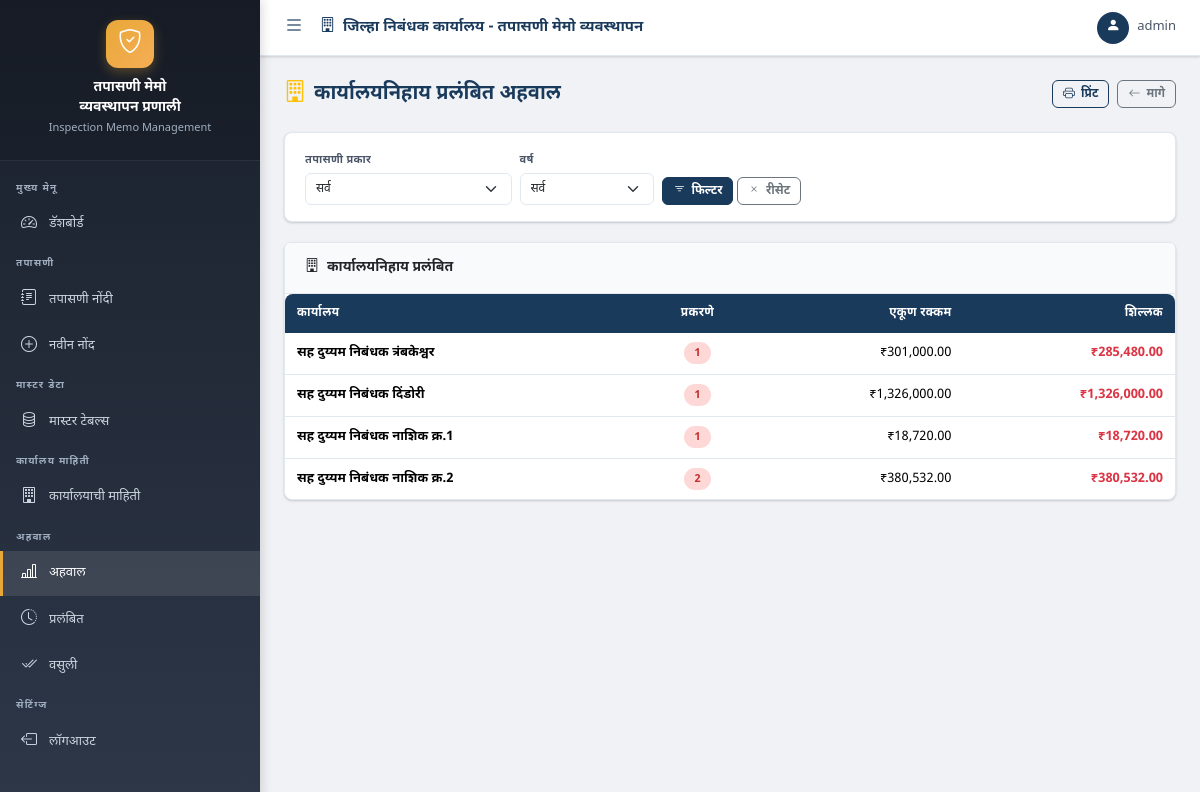
The page /reports/office-pending/ (signed in) on the database its author committed.
### inspection/models.py (models this page shows, shortened)
class OfficeName(models.Model):
    name = models.CharField(max_length=255, verbose_name="कार्यालयाचे नाव")
    is_active = models.BooleanField(default=True)
    created_at = models.DateTimeField(auto_now_add=True)
    class Meta:
        verbose_name = "कार्यालय"
        verbose_name_plural = "कार्यालये"
        ordering = ['name']

### inspection/views.py (the view)
# urls.py: path('reports/office-pending/', views.report_office_pending, name='report_office_pending'),
@login_required
def report_office_pending(request):
    memos = InspectionMemo.objects.filter(balance_amount__gt=0)
    memos, filters = _apply_report_filters(memos, request)
    office_data = (
        memos
        .values('office_name__name')
        .annotate(
            count=Count('id'),
            total_amount=Sum('total_amount'),
            total_balance=Sum('balance_amount'),
        )
        .order_by('office_name__name')
    )
    context = {
        'office_data': office_data,
        'report_title': 'कार्यालयनिहाय प्रलंबित अहवाल',
        'inspection_types': InspectionMemo.INSPECTION_TYPES,
        'offices': OfficeName.objects.filter(is_active=True),
        'years': InspectionYear.objects.filter(is_active=True),
        **filters,
    }
    return render(request, 'reports/office_pending.html', context)

### inspection/views.py (called while the page is built)
def _apply_report_filters(queryset, request):
    inspection_type = request.GET.get('type', '')
    year_id = request.GET.get('year', '')
    office_id = request.GET.get('office', '')
    if inspection_type:
        queryset = queryset.filter(inspection_type=inspection_type)
    if year_id:
        queryset = queryset.filter(inspection_year_id=year_id)
    if office_id:
        queryset = queryset.filter(office_name_id=office_id)
    return queryset, {
        'selected_type': inspection_type,
        'selected_year': year_id,
        'selected_office': office_id,
    }

### templates/reports/office_pending.html (shortened to what this page needs)
{% extends 'base.html' %}
{% load humanize %}
{% block content %}
<div class="page-header">
    <h2><i class="bi bi-building text-warning"></i> {{ report_title }}</h2>
    <div class="no-print d-flex gap-2">
        <button onclick="window.print()" class="btn btn-outline-primary btn-sm"><i class="bi bi-printer"></i> प्रिंट</button>
        <a href="{% url 'reports_dashboard' %}" class="btn btn-outline-secondary btn-sm"><i class="bi bi-arrow-left"></i> मागे</a>
    </div>
</div>
<div class="filter-bar no-print">
    <form method="get" class="row g-2 align-items-end">
        <div class="col-md-3"><label class="form-label">तपासणी प्रकार</label>
            <select name="type" class="form-select"><option value="">सर्व</option></select></div>
        <div class="col-md-2"><label class="form-label">वर्ष</label>
            <select name="year" class="form-select"><option value="">सर्व</option></select></div>
        <div class="col-md-auto">
            <button type="submit" class="btn btn-primary btn-sm"><i class="bi bi-filter"></i> फिल्टर</button>
            <a href="{% url 'report_office_pending' %}" class="btn btn-outline-secondary btn-sm"><i class="bi bi-x"></i> रीसेट</a></div>
    </form>
</div>
<div class="card">
    <div class="card-header"><i class="bi bi-building"></i> कार्यालयनिहाय प्रलंबित</div>
    <div class="card-body p-0">
        <div class="table-container">
            <table class="table mb-0">
                <thead><tr><th>कार्यालय</th><th class="text-center">प्रकरणे</th><th class="text-end">एकूण रक्कम</th><th class="text-end">शिल्लक</th></tr></thead>
                <tbody>
                    {% for row in office_data %}
                    <tr>
                        <td><strong>{{ row.office_name__name }}</strong></td>
                        <td class="text-center"><span class="badge-pending">{{ row.count }}</span></td>
                        <td class="text-end">₹{{ row.total_amount|floatformat:2|intcomma }}</td>
                        <td class="text-end text-danger fw-bold">₹{{ row.total_balance|floatformat:2|intcomma }}</td>
                    </tr>
                    {% empty %}<tr><td colspan="4" class="text-center py-4 text-muted">डेटा नाही.</td></tr>{% endfor %}
                </tbody>
            </table>
        </div>
    </div>
</div>
{% endblock %}

### templates/base.html (shortened to what this page needs)
{% load static %}
<!DOCTYPE html>
<html lang="mr">
<head>
    <link href="https://cdn.jsdelivr.net/npm/bootstrap@5.3.3/dist/css/bootstrap.min.css" rel="stylesheet">
    <link href="https://cdn.jsdelivr.net/npm/bootstrap-icons@1.11.3/font/bootstrap-icons.min.css" rel="stylesheet">
    <link href="{% static 'css/style.css' %}" rel="stylesheet">
</head>
<body>
    <aside class="sidebar" id="sidebar">
        <div class="sidebar-header">
            <div class="logo-icon">
                <i class="bi bi-shield-check"></i>
            </div>
            <h5>तपासणी मेमो<br>व्यवस्थापन प्रणाली</h5>
            <small>Inspection Memo Management</small>
        </div>
        <nav class="sidebar-nav">
            <div class="nav-section">मुख्य मेनू</div>
            <a href="{% url 'dashboard' %}"
                class="nav-link {% if request.resolver_match.url_name == 'dashboard' %}active{% endif %}">
                <i class="bi bi-speedometer2"></i> डॅशबोर्ड
            </a>
            <div class="nav-section">तपासणी</div>
            <a href="{% url 'inspection_list' %}"
                class="nav-link {% if 'inspection' in request.resolver_match.url_name and 'master' not in request.path %}active{% endif %}">
                <i class="bi bi-journal-text"></i> तपासणी नोंदी
            </a>
            <a href="{% url 'inspection_create' %}" class="nav-link">
                <i class="bi bi-plus-circle"></i> नवीन नोंद
            </a>
            <div class="nav-section">मास्टर डेटा</div>
            <a href="{% url 'master_dashboard' %}" class="nav-link {% if 'master' in request.path %}active{% endif %}">
                <i class="bi bi-database"></i> मास्टर टेबल्स
            </a>
            <div class="nav-section">कार्यालय माहिती</div>
            <a href="{% url 'office_info_list' %}" class="nav-link {% if 'office-info' in request.path %}active{% endif %}">
                <i class="bi bi-building"></i> कार्यालयाची माहिती
            </a>
            <div class="nav-section">अहवाल</div>
            <a href="{% url 'reports_dashboard' %}" class="nav-link {% if 'report' in request.path %}active{% endif %}">
                <i class="bi bi-bar-chart-line"></i> अहवाल
            </a>
            <a href="{% url 'report_pending' %}" class="nav-link">
                <i class="bi bi-clock-history"></i> प्रलंबित
            </a>
            <a href="{% url 'report_recovered' %}" class="nav-link">
                <i class="bi bi-check2-all"></i> वसुली
            </a>
            <div class="nav-section">सेटिंग्ज</div>
            <a href="{% url 'logout' %}" class="nav-link">
                <i class="bi bi-box-arrow-left"></i> लॉगआउट
            </a>
        </nav>
    </aside>
    <div class="main-content">
        <header class="top-navbar">
            <div class="d-flex align-items-center gap-3">
                <button class="sidebar-toggle" id="sidebarToggle">
                    <i class="bi bi-list"></i>
                </button>
                <span class="navbar-title">
                    <i class="bi bi-building me-1"></i>
                    जिल्हा निबंधक कार्यालय - तपासणी मेमो व्यवस्थापन
                </span>
            </div>
            <div class="navbar-right">
                <div class="user-info">
                    <div class="user-avatar">
                        <i class="bi bi-person-fill"></i>
                    </div>
                    <span>{{ request.user.username }}</span>
                </div>
            </div>
        </header>
        <main class="content-body">
            {% block content %}{% endblock %}
        </main>
    </div>
</body>
</html>

### rows shown on the page
OfficeName: office_name__name "सह दुय्यम निबंधक त्रंबकेश्वर", count "1", total_amount "301,000.00", total_balance "285,480.00"
OfficeName: office_name__name "सह दुय्यम निबंधक दिंडोरी", count "1", total_amount "1,326,000.00", total_balance "1,326,000.00"
OfficeName: office_name__name "सह दुय्यम निबंधक नाशिक क्र.1", count "1", total_amount "18,720.00", total_balance "18,720.00"
OfficeName: office_name__name "सह दुय्यम निबंधक नाशिक क्र.2", count "2", total_amount "380,532.00", total_balance "380,532.00"

### other values the page prints
{{ request.user.username }} "admin"
{{ report_title }} "कार्यालयनिहाय प्रलंबित अहवाल"
